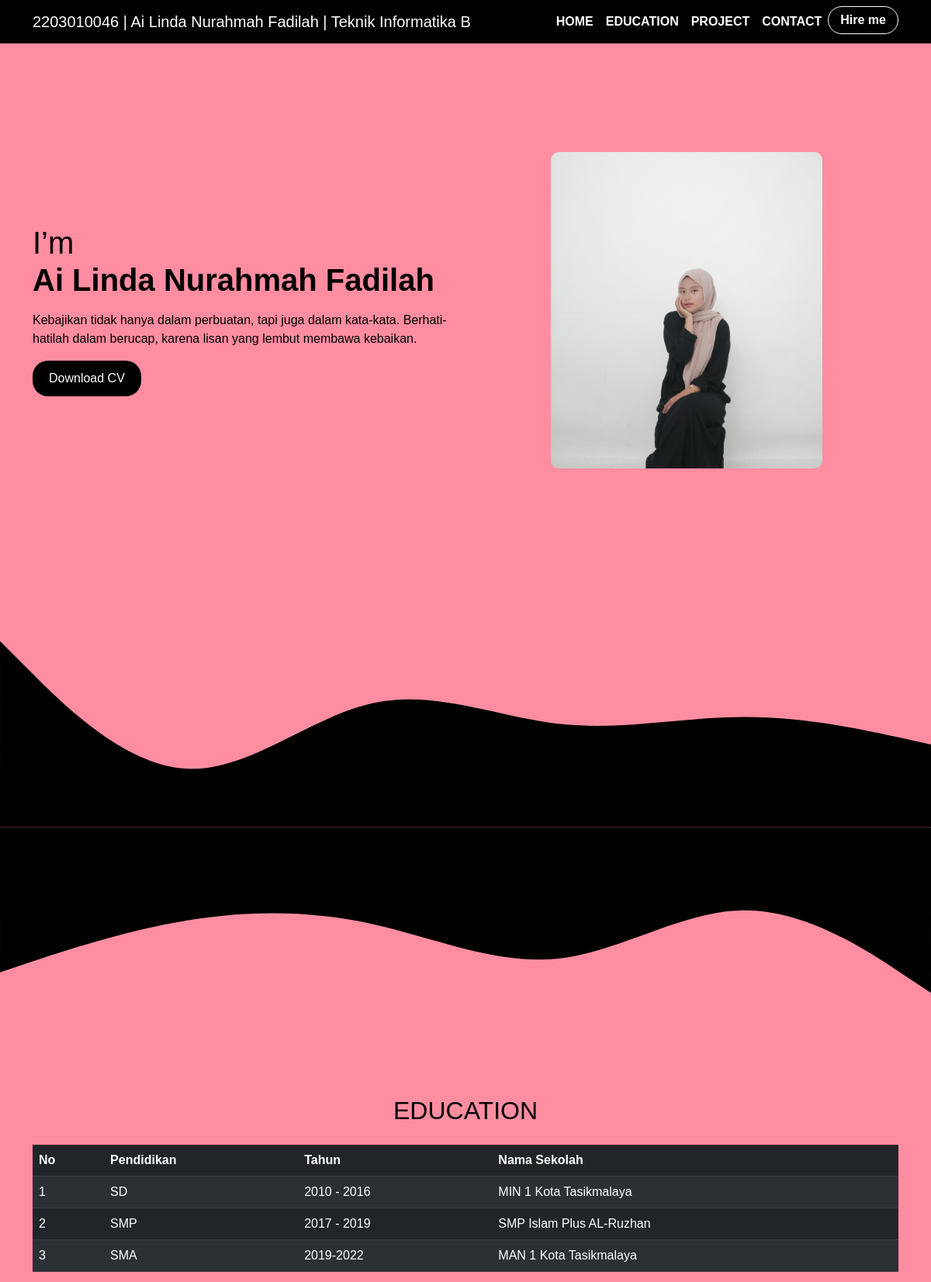
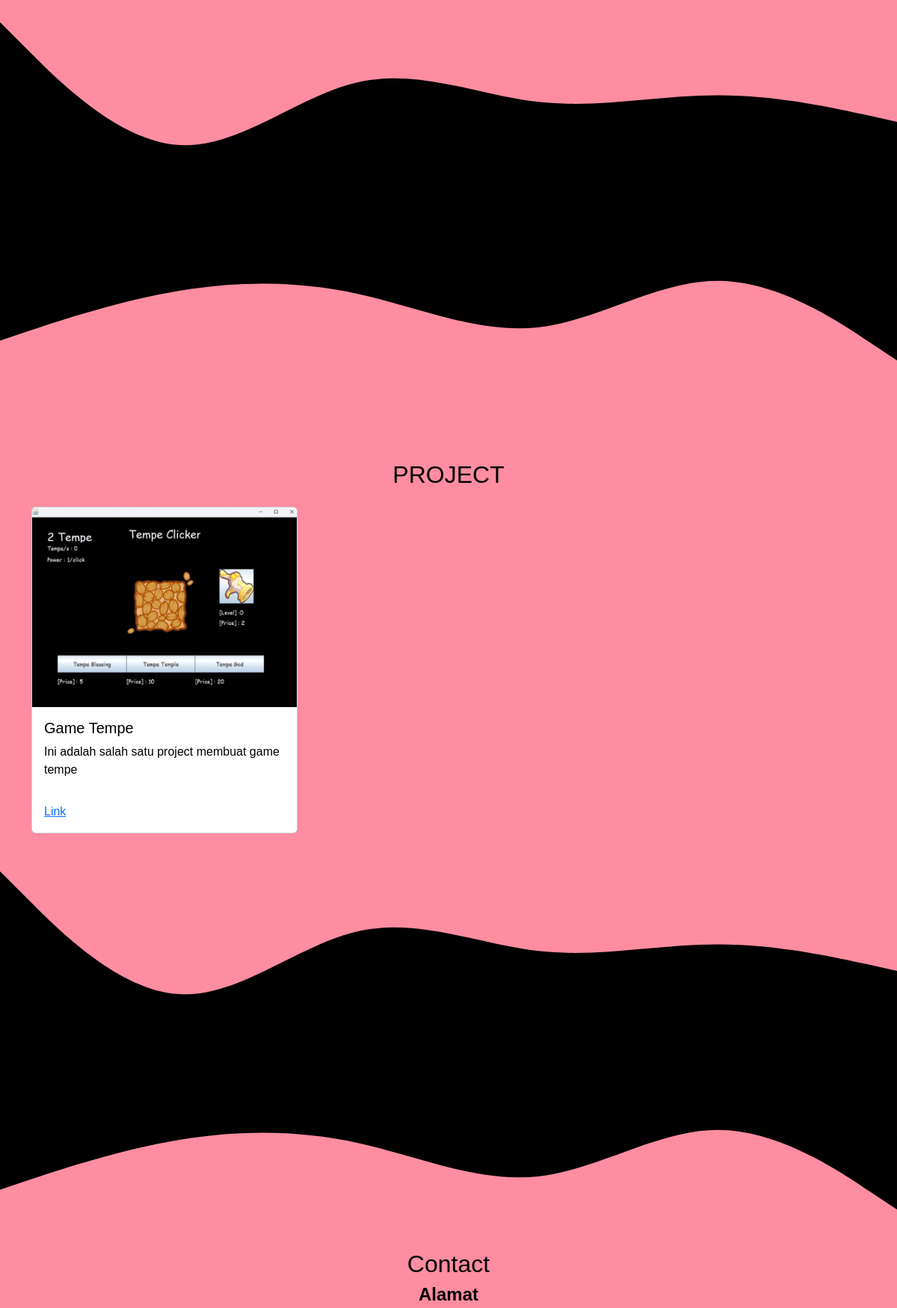
The page / (upper part) on the database its author committed (2 pictures, top to bottom).
### tables this page shows
CREATE TABLE `users` (
  `id` int(11) NOT NULL,
  `nama` varchar(255) NOT NULL,
  `jenis_kelamin` enum('Laki-laki','Perempuan') NOT NULL,
  `alamat` text NOT NULL,
  `deskripsi` text DEFAULT NULL,
  `foto` varchar(255) DEFAULT NULL
);

CREATE TABLE `education` (
  `id` int(11) NOT NULL,
  `no` int(11) NOT NULL,
  `pendidikan` varchar(255) NOT NULL,
  `tahun` varchar(255) NOT NULL,
  `nama_sekolah` varchar(255) NOT NULL
);

CREATE TABLE `project` (
  `id` int(11) NOT NULL,
  `no` int(11) NOT NULL,
  `nama_project` varchar(255) NOT NULL,
  `keterangan` varchar(255) NOT NULL,
  `image` varchar(255) NOT NULL,
  `link_project` varchar(255) NOT NULL
);

### index.php (the view, shortened to what this page needs)
<?php
$host = "localhost";
$user = "root";
$password = "";
$database = "cv_ailinda_2203010046";
$conn = new mysqli($host, $user, $password, $database);
$sql = "SELECT id, nama, jenis_kelamin, alamat, deskripsi, foto FROM users";
$result = $conn->query($sql);
$sql1 = "SELECT no, pendidikan, tahun, nama_sekolah FROM education";
$result1 = $conn->query($sql1);
$sql2 = "SELECT  nama_project, keterangan, image, link_project FROM project";
$result2 = $conn->query($sql2);
?>
<!DOCTYPE html>
<html lang="en">
<head>
  <link href="https://cdn.jsdelivr.net/npm/bootstrap@5.3.0-alpha1/dist/css/bootstrap.min.css"
    rel="stylesheet">
  <link
    rel="stylesheet"
    href="https://cdn.jsdelivr.net/npm/bootstrap-icons@1.11.3/font/bootstrap-icons.min.css" />
  <link rel="stylesheet" href="style.css">
</head>
<body>
  <nav class="navbar navbar-expand-lg bg-black fixed-top">
    <div class="container">
      <a class="navbar-brand text-white" href="#">2203010046 | Ai Linda Nurahmah Fadilah | Teknik Informatika B</a>
      <div class="collapse navbar-collapse justify-content-end" id="navbarNav">
        <ul class="navbar-nav">
          <li class="nav-item"><a class="nav-link" href="#home"><b>HOME</b></a></li>
          <li class="nav-item"><a class="nav-link" href="#education"><b>EDUCATION</b></a></li>
          <li class="nav-item"><a class="nav-link" href="#projects"><b>PROJECT</b></a></li>
          <li class="nav-item"><a class="nav-link" href="#contact"><b>CONTACT</b></a></li>
          <li class="nav-item">
            <button class="btn hire-btn"><b>Hire me</b></button>
          </li>
        </ul>
      </div>
    </div>
  </nav>
  <section class="hero-section" id="home">
    <div class="container">
      <div class="row align-items-center">
        <?php while ($row = $result->fetch_assoc()): ?>
          <div class="col-md-6 hero-content">
            <h1 class="text-black"><span class="text-black">I’m</span> <br> <?= $row['nama'] ?></h1>
            <p class="my-3 text-black">
              <?= $row['deskripsi'] ?>
            </p>
            <a href="#" class="btn btn-custom">Download CV</a>
          </div>
          <div class="col-md-6 text-center hero-image">
            <img src="backend/assets/images/<?= $row['foto'] ?>" alt="Foto" width="100">
          </div>
      </div>
    </div>
  <?php endwhile; ?>
  </section>
  <section id="">
  </section>
  <section id="">
  </section>
  <section id="education" class="bg-pink">
    <div class="container">
      <div class="row text-center mb-3">
        <div class="col text-black">
          <h2>EDUCATION</h2>
        </div>
      </div>
      <table class="table table table-dark table-striped">
        <thead>
          <tr>
            <th scope="col">No</th>
            <th scope="col">Pendidikan</th>
            <th scope="col">Tahun</th>
            <th scope="col">Nama Sekolah</th>
          </tr>
        </thead>
        <tbody>
          <?php if ($result1->num_rows > 0): ?>
            <?php while ($row1 = $result1->fetch_assoc()): ?>
              <tr>
                <td><?= $row1['no'] ?></td>
                <td><?= $row1['pendidikan'] ?></td>
                <td><?= $row1['tahun'] ?></td>
                <td><?= $row1['nama_sekolah'] ?></td>
              </tr>
            <?php endwhile; ?>
          <?php else: ?>
            <tr>
              <td colspan="4">Tidak ada data pendidikan</td>
            </tr>
          <?php endif; ?>
        </tbody>
      </table>
    </div>
  </section>
  <section id="">
  </section>
  <section id="projects">
    <div class="container">
      <div class="row text-center mb-3">
        <div class="col">
          <h2 class="text-black">PROJECT</h2>
        </div>
      </div>
      <div class="row">
        <?php if ($result2->num_rows > 0): ?>
          <?php while ($row2 = $result2->fetch_assoc()): ?>
            <div class="col-md-4 mb-4">
              <div class="card" style="width: 100%;">
                <img src="backend/assets/images/<?= $row2['image'] ?>" class="card-img-top" alt="<?= $row2['nama_project'] ?>">
                <div class="card-body text-black">
                  <h5 class="card-title"><?= $row2['nama_project'] ?></h5>
                  <p class="card-text"><?= $row2['keterangan'] ?></p>
                </div>
                <div class="card-body">
                  <a href="<?= $row2['link_project'] ?>" class="card-link" target="_blank">Link</a>
                </div>
              </div>
            </div>
          <?php endwhile; ?>
        <?php else: ?>
          <div class="col">
            <p>No projects available.</p>
          </div>
        <?php endif; ?>
      </div>
    </div>
  </section>
  <footer id="contact" class="bg-pink text-black pb-5">
    <h2 class="text-center">Contact</h2>
    <h4 class="text-center"><b>Alamat</b></h4>
  </footer>
  <link href="https://cdn.jsdelivr.net/npm/bootstrap-icons/font/bootstrap-icons.css" rel="stylesheet">
</body>
</html>

### style.css (style rules this page uses)
body { background-color: #ff8DA1; color: #fff; font-family: Arial, sans-serif; }
.hero-section { min-height: 100vh; display: flex; align-items: center; }
.hero-content h1 { font-weight: bold; font-size: 2.5rem; }
.hero-content h1 span { color: #aaa; font-weight: normal; }
.btn-custom { background-color: #000000; color: white; border-radius: 20px; padding: 10px 20px; }
.nav-link { color: white !important; }
.hire-btn { background-color: #000; border: 1px solid white; color: white; border-radius: 20px; padding: 5px 15px; }
.hero-image img { width: 100%; max-width: 350px; border-radius: 10px; }
#education { padding-top: 5rem; }
#projects { padding-top: 5rem; }

### rows shown on the page
users: nama "Ai Linda Nurahmah Fadilah", deskripsi "Kebajikan tidak hanya dalam perbuatan, tapi juga dalam kata-kata. Berhati-hatilah dalam berucap, karena lisan yang lembut membawa kebaikan.", foto (picture)
education: no "1", pendidikan "SD", tahun "2010 - 2016", nama_sekolah "MIN 1 Kota Tasikmalaya"
education: no "2", pendidikan "SMP", tahun "2017 - 2019", nama_sekolah "SMP Islam Plus AL-Ruzhan"
education: no "3", pendidikan "SMA", tahun "2019-2022", nama_sekolah "MAN 1 Kota Tasikmalaya"
project: image (picture), nama_project "Game Tempe", keterangan "Ini adalah salah satu project membuat game tempe"
